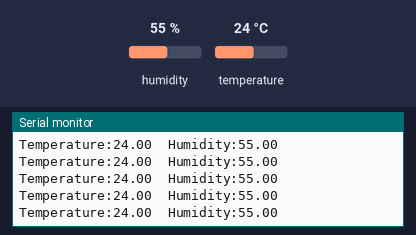
Bench run of a sketch on a simulated Arduino Uno, built with avr-gcc and run on an emulated ATmega328P. Parts: the last lines printed to the serial monitor. Inputs (shaded band) come from the test bench; at power-on: humidity 55 %, temperature 24 °C.

Above: at 1.2 s.
1.3 s: humidity set to 22 %
At 2.4 s:
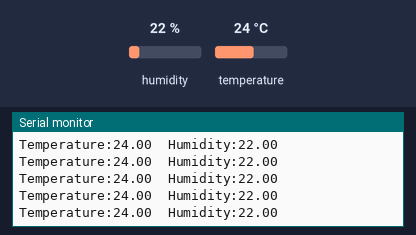
4.3 s: temperature set to 12 °C
At 4.9 s:
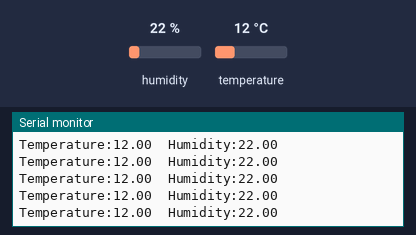
5.8 s: humidity set to 40 %
At 6.9 s:
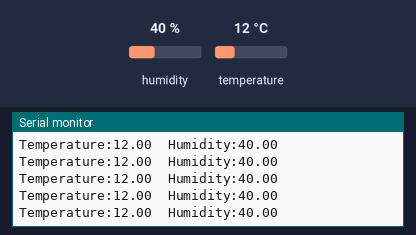
Timing chart, 0 to 8.8 s (numbered marks = the images above; inputs shaded):
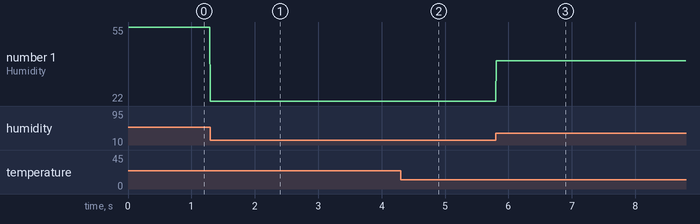

Measured:
- after the input at 1.3 s, the serial monitor: prints a new line at once (image 1)
- after the input at 4.3 s, the serial monitor: prints a new line at once (image 2)
- after the input at 5.8 s, the serial monitor: prints a new line at once (image 3)
- plotted number 1: 55 → 22 after the input at 1.3 s, 22 → 40 after the input at 5.8 s

The sketch:

sht40-serial.ino
```cpp
#include <Arduino.h>
#include <SensirionI2CSht4x.h>
#include <Wire.h>

SensirionI2CSht4x sht4x;
float temperature;
float humidity;

void setup() {
  Serial.begin(115200);
  Wire.begin();
  sht4x.begin(Wire);
}

void loop() {
  sht4x.measureHighPrecision(temperature, humidity);
  Serial.print("Temperature:");
  Serial.print(temperature);
  Serial.print("\t");
  Serial.print("Humidity:");
  Serial.println(humidity);
}
```
